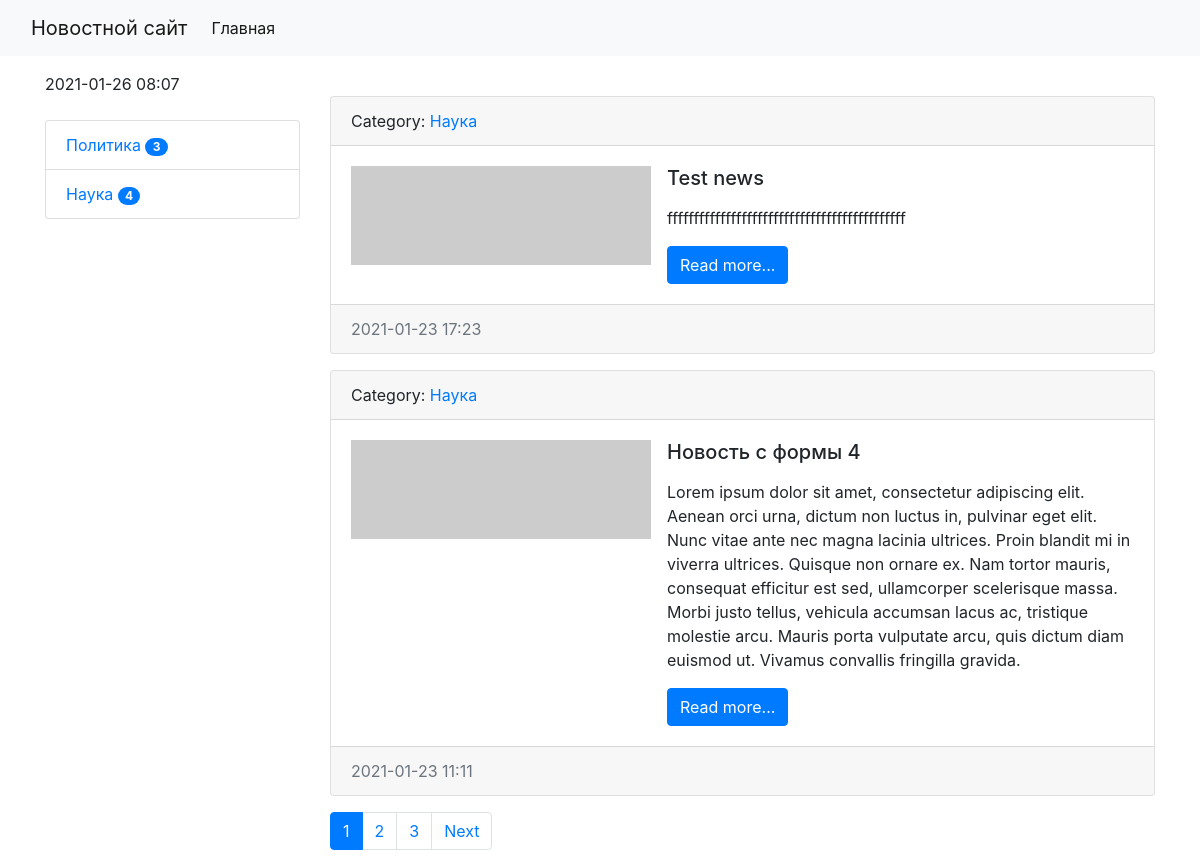
/, run on an earlier commit of the app's database.
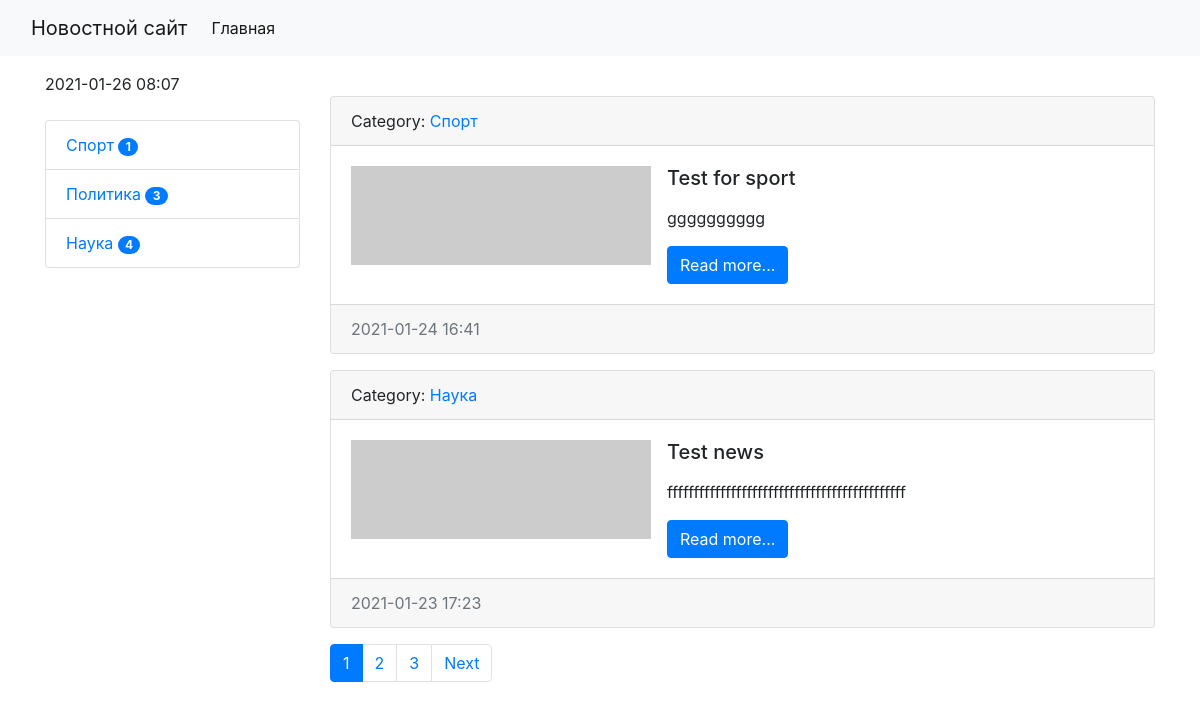
And on a later commit of the database.
### news/models.py (models this page shows, shortened)
class Category(models.Model):
    title = models.CharField(max_length=120, db_index=True, verbose_name="Наименование категории")
    def get_absolute_url(self):
        return reverse('category', kwargs={'category_id': self.pk})
    def __str__(self):
        return self.title
    class Meta:
        verbose_name = "Категория"
        verbose_name_plural = "Категории"
        ordering = ['title']

class News(models.Model):
    title = models.CharField(max_length=150, verbose_name="Наименование")
    content = models.TextField(blank=True, verbose_name="Контент")
    created_at = models.DateTimeField(auto_now_add=True, verbose_name="Опубликовано")
    updated_at = models.DateTimeField(auto_now=True, verbose_name="Обновлено")
    photo = models.ImageField(upload_to='photos/%Y/%m/%d/', verbose_name="Фото", blank=True)
    is_published = models.BooleanField(default=True, verbose_name="Доступно для публикации")
    category = models.ForeignKey('Category', on_delete=models.PROTECT, null=True, verbose_name="Категория")
    views = models.IntegerField(default=0)
    def get_absolute_url(self):
        return reverse('view_news', kwargs={'pk': self.pk})
    class Meta:
        verbose_name = "Новость"
        verbose_name_plural = "Новости"
        ordering = ['-created_at', 'title']

### news/views.py (the view)
# urls.py: path('', HomeNews.as_view(), name="home"),
class HomeNews(MyMixin, ListView):
    mixin_prop = 'Hello world'
    model = News
    template_name = 'news/index.html'
    context_object_name = 'news'
    queryset = News.objects.select_related('category')
    paginate_by = 2
    extra_context = {
        'title': 'Главная'
    }
    def get_context_data(self, *, object_list=None, **kwargs):
        context = super().get_context_data(**kwargs)
        context['title'] = self.get_upper('Главная страница')
        context['mixin_prop'] = self.get_prop()
        return context

### news/templatetags/news_tags.py (called while the page is built)
@register.inclusion_tag('news/list_categories.html')
def show_categories():
    categories = Category.objects.annotate(cnt=Count('news', filter=F('news__is_published'))).filter(cnt__gt=0)
    return {'categories': categories}

### news/utils.py (called while the page is built)
    def get_prop(self):
        return self.mixin_prop.upper()

    def get_upper(self, s):
        if isinstance(s, str):
            return s.upper()
        else:
            return s.title.upper()

### templates/news/index.html (shortened to what this page needs)
{% extends 'baseNews.html' %}
{% block sidebar %}
    {% include 'inc/sidebar.html' %}
{% endblock %}
{% block content %}
        {% for item in news %}
            <div class="card mb-3">
                <div class="card-header">
                    Category: <a href="{{ item.category.get_absolute_url }}">{{ item.category }}</a>
                </div>
                <div class="card-body">
                    <div class="media">
                        {% if item.photo %}
                            <img src="{{ item.photo.url }}" alt="" width="350" class="mr-3">
                        {% else %}
                            <img src="https://picsum.photos/id/1060/350/235/?blur=2" alt="" width="300"
                                 class="mr-3">
                        {% endif %}
                        <div class="media-body">
                            <h5 class="card-title">{{ item.title }}</h5>
                            <p class="card-text">{{ item.content|safe|linebreaks|truncatewords:100 }}</p>
                            <a href="{{ item.get_absolute_url }}" class="btn btn-primary">Read more...</a>
                        </div>
                    </div>
                </div>
                <div class="card-footer text-muted">
                    {{ item.created_at|date:"Y-m-d H:i" }}
                </div>
            </div>
        {% endfor %}
{% endblock %}

### templates/news/list_categories.html
<div class="list-group">
    {% for item in categories %}
        <a href="{{ item.get_absolute_url }}" class="list-group-item"
           aria-current="true">
            {{ item.title }}
         <span class="badge badge-primary badge-pill">{{ item.cnt }}</span>
        </a>
    {% endfor %}
</div>

What changed in the data, as far as the page shows it:
no longer on this page (row edited): News: category "Наука", title "Новость с формы 4", content "Lorem ipsum dolor sit amet, consectetur adipiscing elit. Aenean orci urna, dictum non luctus in, pulvinar eget elit. Nunc vitae ante nec magna lacinia ultrices. Proin blandit mi in viverra ultrices. Quisque non ornare ex. Nam tortor mauris, consequat efficitur est sed, ullamcorper scelerisque massa. Morbi justo tellus, vehicula accumsan lacus ac, tristique molestie arcu. Mauris porta vulputate arcu, quis dictum diam euismod ut. Vivamus convallis fringilla gravida.", created_at "2021-01-23 11:11"
now on this page (row unchanged): Category: title "Спорт", cnt "1"
added News: category "Спорт", title "Test for sport", content "gggggggggg", created_at "2021-01-24 16:41"
